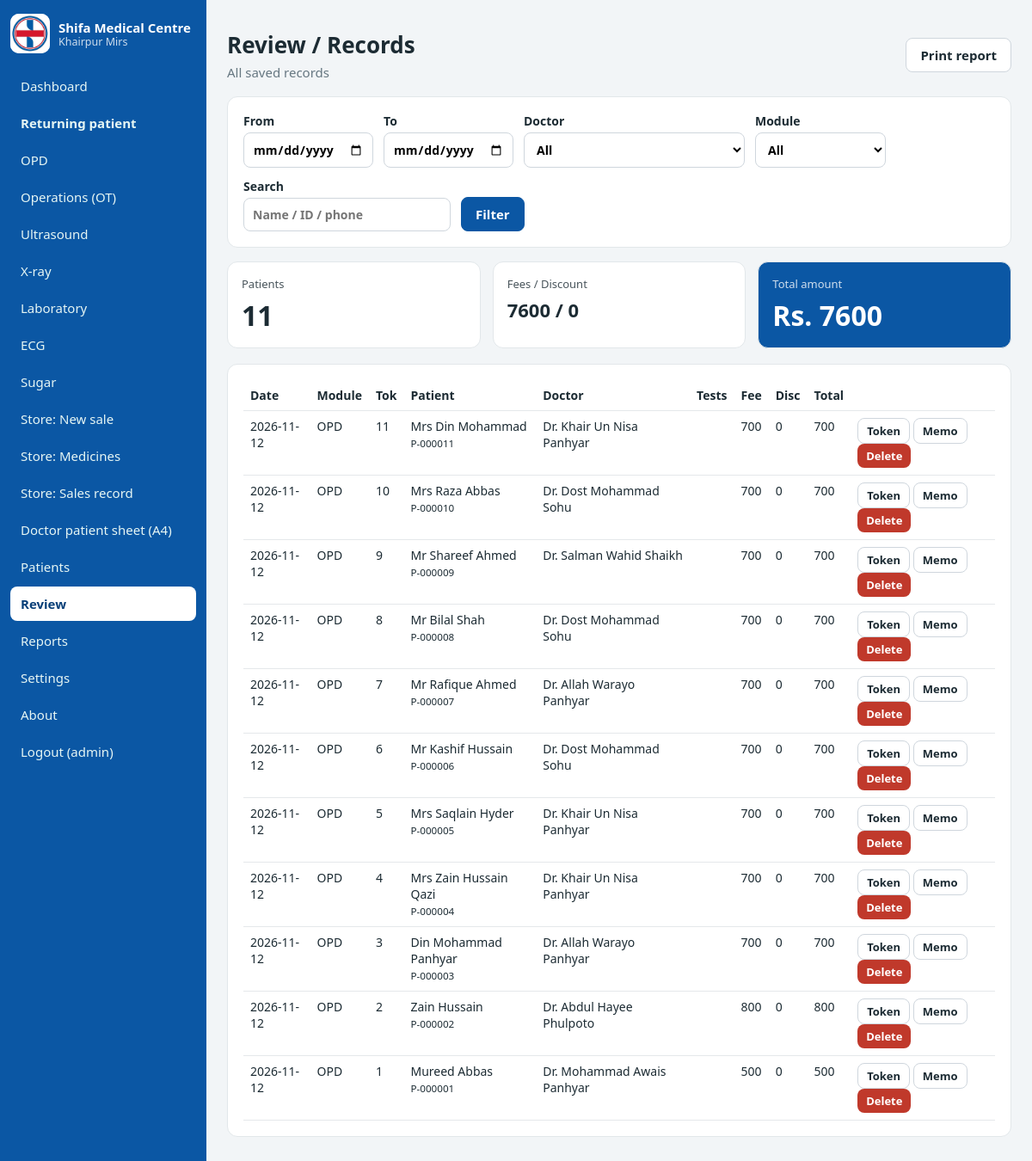
Screenshot of /history (signed in) with the database file from the repository.
### tables this page shows
CREATE TABLE visits(id INTEGER PRIMARY KEY, token_no INTEGER, vdate TEXT, module TEXT,
        patient_id INTEGER, pid TEXT, name TEXT, age_y INTEGER, age_m INTEGER, address TEXT, phone TEXT,
        referred_by TEXT, doctor_id INTEGER, doctor_name TEXT, tests TEXT, fee REAL, discount REAL,
        total REAL, created_by TEXT, created_at TEXT, op_type TEXT DEFAULT '', room REAL DEFAULT 0, other REAL DEFAULT 0, advance REAL DEFAULT 0, notes TEXT DEFAULT '', detail TEXT DEFAULT '');

### app.py (the view)
@app.route("/history")
def history():
    w, p = filt(request.args)
    vs = qa("SELECT * FROM visits WHERE %s ORDER BY vdate DESC, id DESC LIMIT 1000" % w, p)
    tot = q1("SELECT COUNT(*) n, COALESCE(SUM(fee),0) fee, COALESCE(SUM(discount),0) disc, COALESCE(SUM(total),0) net "
             "FROM visits WHERE %s" % w, p)
    doctors = qa("SELECT name FROM doctors ORDER BY name")
    return render_template("history.html", vs=vs, tot=tot, a=request.args, doctors=doctors)

### app.py (called while the page is built)
def db():
    if "db" not in g:
        g.db = sqlite3.connect(DB); g.db.row_factory = sqlite3.Row
    return g.db

def qa(s, a=()): return db().execute(s, a).fetchall()

def q1(s, a=()): return db().execute(s, a).fetchone()

def today(): return date.today().isoformat()

@app.before_request
def gate():
    if request.endpoint in ("login", "static"): return
    if "user" not in session: return redirect(url_for("login"))

@app.context_processor
def ctx(): return dict(MODULES=MODULES, today=today(), path=request.path)

def filt(a):
    w, p = ["1=1"], []
    if session["role"] != "admin": w.append("vdate=?"); p.append(today())
    else:
        if a.get("from"): w.append("vdate>=?"); p.append(a["from"])
        if a.get("to"): w.append("vdate<=?"); p.append(a["to"])
    for k, col in (("module", "module"), ("doctor", "doctor_name"), ("patient", "patient_id")):
        if a.get(k): w.append(col + "=?"); p.append(a[k])
    if a.get("q"): w.append("(name LIKE ? OR pid LIKE ? OR phone LIKE ?)"); p += ["%" + a["q"] + "%"] * 3
    return " AND ".join(w), p

### templates/history.html (shortened to what this page needs)
{% extends "base.html" %}{% block title %}Review{% endblock %}{% block content %}
<div class="page-head noprint"><div><h1>Review / Records</h1><p class="muted">{{ 'All saved records' if session.role=='admin' else "Today's records" }}</p></div>
<button class="btn" onclick="window.print()">Print report</button></div>
<form class="card filters noprint" method="get">
{% if session.role=='admin' %}<label>From<input type="date" name="from" value="{{ a.get('from','') }}"></label>
<label>To<input type="date" name="to" value="{{ a.get('to','') }}"></label>
<label>Doctor<select name="doctor"><option value="">All</option>{% for d in doctors %}<option {{ 'selected' if a.get('doctor')==d.name }}>{{ d.name }}</option>{% endfor %}</select></label>{% endif %}
<label>Module<select name="module"><option value="">All</option>{% for k, v in MODULES.items() %}<option value="{{k}}" {{ 'selected' if a.get('module')==k }}>{{ v }}</option>{% endfor %}</select></label>
<label>Search<input name="q" value="{{ a.get('q','') }}" placeholder="Name / ID / phone"></label>
<input type="hidden" name="patient" value="{{ a.get('patient','') }}"><button class="btn btn-primary">Filter</button></form>
<div class="stats"><div class="stat"><span class="stat-label">Patients</span><strong class="stat-num">{{ tot.n }}</strong></div>
<div class="stat"><span class="stat-label">Fees / Discount</span><strong class="stat-date">{{ '%.0f'|format(tot.fee) }} / {{ '%.0f'|format(tot.disc) }}</strong></div>
<div class="stat stat-hero"><span class="stat-label">Total amount</span><strong class="stat-num">Rs. {{ '%.0f'|format(tot.net) }}</strong></div></div>
<div class="card scroll"><table class="tbl"><tr><th>Date</th><th>Module</th><th>Tok</th><th>Patient</th><th>Doctor</th><th>Tests</th><th>Fee</th><th>Disc</th><th>Total</th><th class="noprint"></th></tr>
{% for v in vs %}<tr><td>{{ v.vdate }}</td><td>{{ MODULES[v.module] }}</td><td>{{ v.token_no }}</td><td>{{ v.name }}<br><small>{{ v.pid }}</small></td><td>{{ v.doctor_name }}</td><td>{{ v.tests or v.op_type }}</td>
<td>{{ '%.0f'|format(v.fee) }}</td><td>{{ '%.0f'|format(v.discount) }}</td><td>{{ '%.0f'|format(v.total) }}</td>
<td class="noprint"><a class="btn btn-sm" href="/token/{{ v.id }}?print=1">Token</a> <a class="btn btn-sm" href="/memo/{{ v.id }}">Memo</a>
{% if session.role=='admin' %}<form method="post" action="/visit/{{ v.id }}/delete" style="display:inline" onsubmit="return confirm('Delete this record?')"><button class="btn btn-sm btn-danger">Delete</button></form>{% endif %}</td></tr>
{% else %}<tr><td colspan="10" class="muted">No records found.</td></tr>{% endfor %}</table></div>{% endblock %}

### static/css/style.css (style rules this page uses)
* { box-sizing:border-box }
:root { --brand:#0b57a4;--brand-d:#083f78;--bg:#f2f5f7;--ink:#1c2b33;--mut:#667781;--line:#e2e7ea }
body { margin:0;font-family:Segoe UI,Arial,sans-serif;background:var(--bg);color:var(--ink);font-size:15px }
a { color:inherit;text-decoration:none }
h1 { margin:0;font-size:26px }
.muted { color:var(--mut);margin:4px 0 0 }
.page-head { display:flex;justify-content:space-between;align-items:center;gap:12px;flex-wrap:wrap;margin-bottom:18px }
.btn { display:inline-block;padding:9px 16px;border-radius:8px;border:1px solid #cfd6dd;background:#fff;color:var(--ink);cursor:pointer;font:inherit;font-weight:600 }
.btn-primary { background:var(--brand);border-color:var(--brand);color:#fff }
.stats { display:grid;grid-template-columns:repeat(auto-fit,minmax(200px,1fr));gap:14px;margin-bottom:18px }
.stat { background:#fff;border-radius:12px;padding:16px;border:1px solid var(--line);display:flex;flex-direction:column;gap:6px }
.stat-hero { background:var(--brand);color:#fff }
.stat-label { font-size:13px;opacity:.8 }
.stat-num { font-size:32px }
.stat-date { font-size:22px }
.card { background:#fff;border-radius:12px;padding:18px;border:1px solid var(--line);margin-bottom:16px }

### static/css/extra.css (style rules this page uses)
.card label,.filters label { display:flex;flex-direction:column;gap:4px;font-size:14px;font-weight:600 }
.card input,.card select { padding:9px 10px;border:1px solid #cfd6dd;border-radius:8px;font:inherit;background:#fff;min-width:0 }
.filters { display:flex;gap:12px;flex-wrap:wrap;align-items:flex-end }
.tbl { width:100%;border-collapse:collapse;font-size:14px }
.tbl th,.tbl td { padding:8px;border-bottom:1px solid #e5e8eb;text-align:left;vertical-align:top }
.scroll { overflow-x:auto }
.btn-sm { padding:5px 10px;font-size:13px }
.btn-danger { background:#c0392b;color:#fff;border:0 }

### rows the page displays
visits: vdate "2026-11-12", module "OPD", token_no "11", name "Mrs Din Mohammad", pid "P-000011", doctor_name "Dr. Khair Un Nisa Panhyar", fee "700", discount "0", total "700"
visits: vdate "2026-11-12", module "OPD", token_no "10", name "Mrs Raza Abbas", pid "P-000010", doctor_name "Dr. Dost Mohammad Sohu", fee "700", discount "0", total "700"
visits: vdate "2026-11-12", module "OPD", token_no "9", name "Mr Shareef Ahmed", pid "P-000009", doctor_name "Dr. Salman Wahid Shaikh", fee "700", discount "0", total "700"
visits: vdate "2026-11-12", module "OPD", token_no "8", name "Mr Bilal Shah", pid "P-000008", doctor_name "Dr. Dost Mohammad Sohu", fee "700", discount "0", total "700"
visits: vdate "2026-11-12", module "OPD", token_no "7", name "Mr Rafique Ahmed", pid "P-000007", doctor_name "Dr. Allah Warayo Panhyar", fee "700", discount "0", total "700"
visits: vdate "2026-11-12", module "OPD", token_no "6", name "Mr Kashif Hussain", pid "P-000006", doctor_name "Dr. Dost Mohammad Sohu", fee "700", discount "0", total "700"
visits: vdate "2026-11-12", module "OPD", token_no "5", name "Mrs Saqlain Hyder", pid "P-000005", doctor_name "Dr. Khair Un Nisa Panhyar", fee "700", discount "0", total "700"
visits: vdate "2026-11-12", module "OPD", token_no "4", name "Mrs Zain Hussain Qazi", pid "P-000004", doctor_name "Dr. Khair Un Nisa Panhyar", fee "700", discount "0", total "700"
visits: vdate "2026-11-12", module "OPD", token_no "3", name "Din Mohammad Panhyar", pid "P-000003", doctor_name "Dr. Allah Warayo Panhyar", fee "700", discount "0", total "700"
visits: vdate "2026-11-12", module "OPD", token_no "2", name "Zain Hussain", pid "P-000002", doctor_name "Dr. Abdul Hayee Phulpoto", fee "800", discount "0", total "800"
visits: vdate "2026-11-12", module "OPD", token_no "1", name "Mureed Abbas", pid "P-000001", doctor_name "Dr. Mohammad Awais Panhyar", fee "500", discount "0", total "500"

### other values shown
{{ v }} "OPD" "Operations (OT)" "Ultrasound" "X-ray" "Laboratory" "ECG" "Sugar"
{{ session.user }} "admin"
{{ 'All saved records' if session.role=='admin' else "Today's records" }} "All saved records"
{{ tot.n }} "11"
{{ '%.0f'|format(tot.fee) }} "7600"
{{ '%.0f'|format(tot.disc) }} "0"
{{ '%.0f'|format(tot.net) }} "7600"
